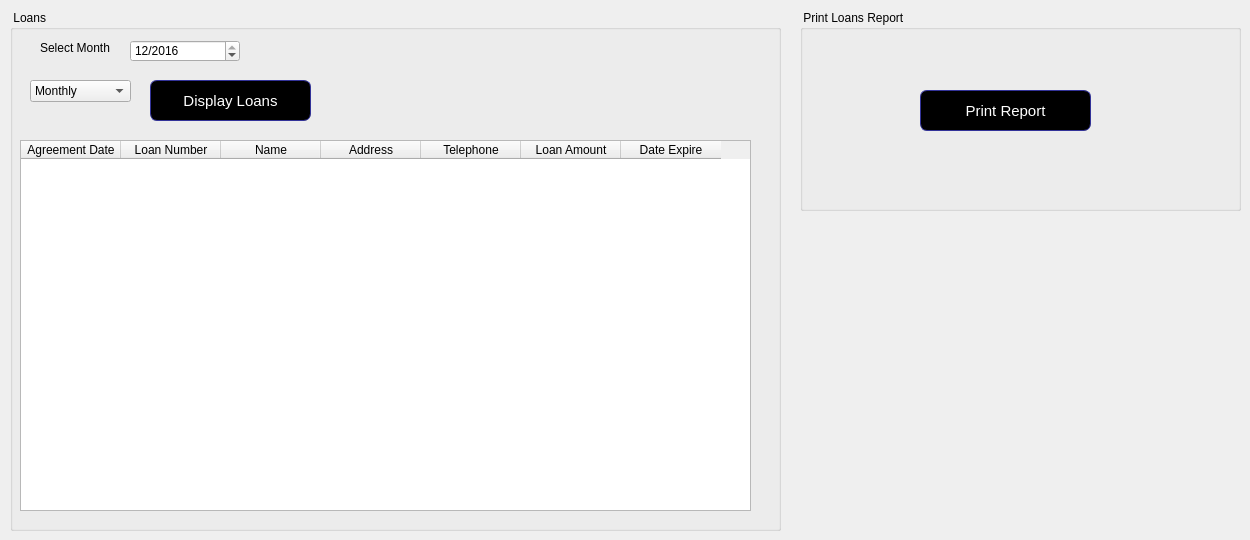
      <widget class="QWidget" name="tab_24">
       <attribute name="title">
        <string>Loan Regitster</string>
       </attribute>
       <widget class="QGroupBox" name="groupBox_26">
        <property name="geometry">
         <rect>
          <x>10</x>
          <y>10</y>
          <width>771</width>
          <height>521</height>
         </rect>
        </property>
        <property name="title">
         <string> Loans</string>
        </property>
        <widget class="QLabel" name="label_89">
         <property name="geometry">
          <rect>
           <x>30</x>
           <y>30</y>
           <width>91</width>
           <height>16</height>
          </rect>
         </property>
         <property name="text">
          <string>Select Month</string>
         </property>
        </widget>
        <widget class="QPushButton" name="pushButton_23">
         <property name="geometry">
          <rect>
           <x>140</x>
           <y>70</y>
           <width>161</width>
           <height>41</height>
          </rect>
         </property>
         <property name="styleSheet">
          <string notr="true">QPushButton:hover {
color: black;
background-color: grey;
border-width: 1px;
border-color: #339;
border-style: solid;
border-radius: 7;
padding: 3px;
font-size: 15px;
padding-left: 5px;
padding-right: 5px;
}
QPushButton {
color: white;
background-color: QLinearGradient( );
border-width: 1px;
border-color: #339;
border-style: solid;
border-radius: 7;
padding: 3px;
font-size: 15px;
padding-left: 5px;
padding-right: 5px;

}</string>
         </property>
         <property name="text">
          <string>Display Loans</string>
         </property>
        </widget>
        <widget class="QTableWidget" name="tableWidget_9">
         <property name="geometry">
          <rect>
           <x>10</x>
           <y>130</y>
           <width>731</width>
           <height>371</height>
          </rect>
         </property>
         <column>
          <property name="text">
           <string>Agreement Date</string>
          </property>
         </column>
         <column>
          <property name="text">
           <string>Loan Number</string>
          </property>
         </column>
         <column>
          <property name="text">
           <string>Name</string>
          </property>
         </column>
         <column>
          <property name="text">
           <string>Address</string>
          </property>
         </column>
         <column>
          <property name="text">
           <string>Telephone</string>
          </property>
         </column>
         <column>
          <property name="text">
           <string>Loan Amount</string>
          </property>
         </column>
         <column>
          <property name="text">
           <string>Date Expire</string>
          </property>
         </column>
        </widget>
        <widget class="QDateEdit" name="dateEdit_12">
         <property name="geometry">
          <rect>
           <x>120</x>
           <y>30</y>
           <width>110</width>
           <height>22</height>
          </rect>
         </property>
         <property name="inputMethodHints">
          <set>Qt::ImhPreferNumbers</set>
         </property>
         <property name="displayFormat">
          <string>M/yyyy</string>
         </property>
         <property name="date">
          <date>
           <year>2016</year>
           <month>12</month>
           <day>1</day>
          </date>
         </property>
        </widget>
        <widget class="QComboBox" name="comboBox_19">
         <property name="geometry">
          <rect>
           <x>20</x>
           <y>70</y>
           <width>101</width>
           <height>22</height>
          </rect>
         </property>
         <item>
          <property name="text">
           <string>Monthly</string>
          </property>
         </item>
         <item>
          <property name="text">
           <string>Weekly</string>
          </property>
         </item>
         <item>
          <property name="text">
           <string>Daily</string>
          </property>
         </item>
        </widget>
       </widget>
       <widget class="QGroupBox" name="groupBox_27">
        <property name="geometry">
         <rect>
          <x>800</x>
          <y>10</y>
          <width>441</width>
          <height>201</height>
         </rect>
        </property>
        <property name="title">
         <string> Print Loans Report</string>
        </property>
        <widget class="QPushButton" name="pushButton_24">
         <property name="geometry">
          <rect>
           <x>120</x>
           <y>80</y>
           <width>171</width>
           <height>41</height>
          </rect>
         </property>
         <property name="styleSheet">
          <string notr="true">QPushButton:hover {
color: black;
background-color: grey;
border-width: 1px;
border-color: #339;
border-style: solid;
border-radius: 7;
padding: 3px;
font-size: 15px;
padding-left: 5px;
padding-right: 5px;
}
QPushButton {
color: white;
background-color: QLinearGradient( );
border-width: 1px;
border-color: #339;
border-style: solid;
border-radius: 7;
padding: 3px;
font-size: 15px;
padding-left: 5px;
padding-right: 5px;

}</string>
         </property>
         <property name="text">
          <string>Print Report</string>
         </property>
        </widget>
       </widget>
      </widget>
